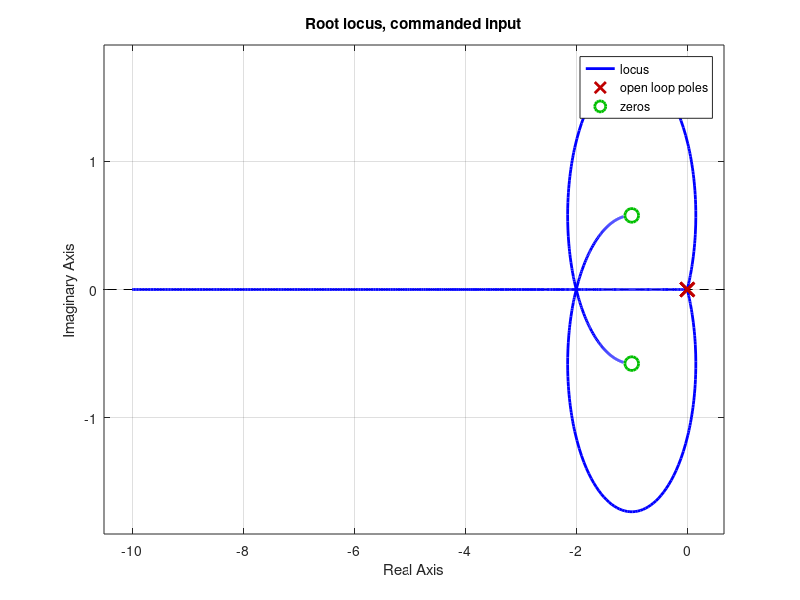
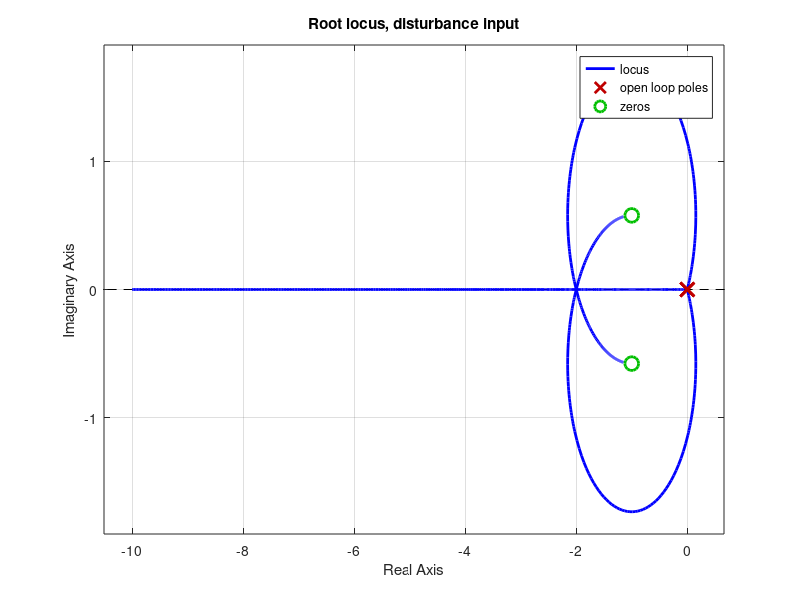

Recreate these plots in MATLAB, in order.
clc;
clear;
close all;

I  = 0.5;
Kp = 6;
Ki = 4;
Kd = 3;

G = tf(1, [I 0 0]); 
C = tf([Kd Kp Ki], [1 0]); 
L = C*G;                         

figure
rlocus(L); grid on
title('Root locus, commanded input')

figure
rlocus(L); grid on
title('Root locus, disturbance input')
